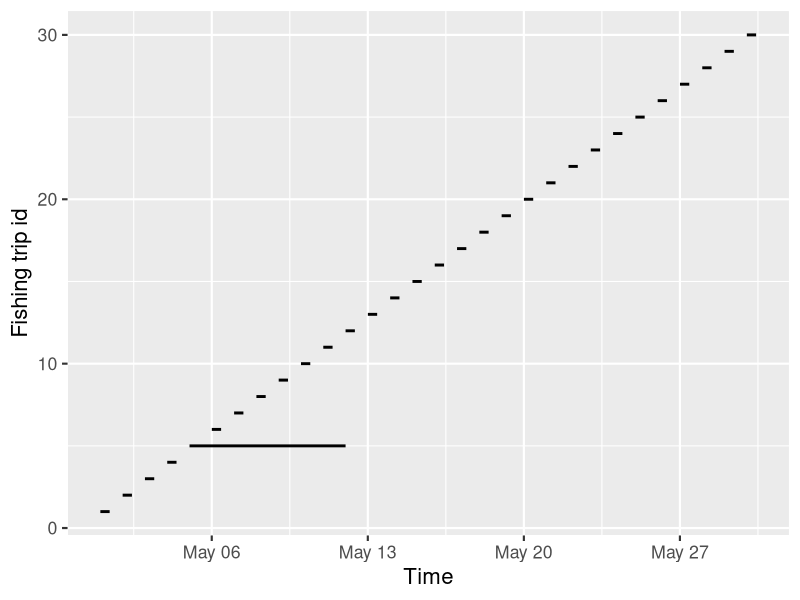
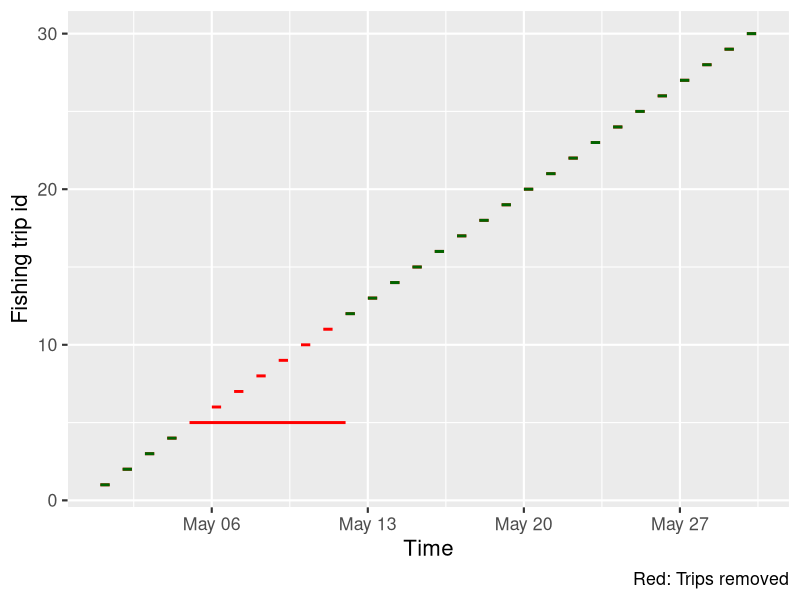
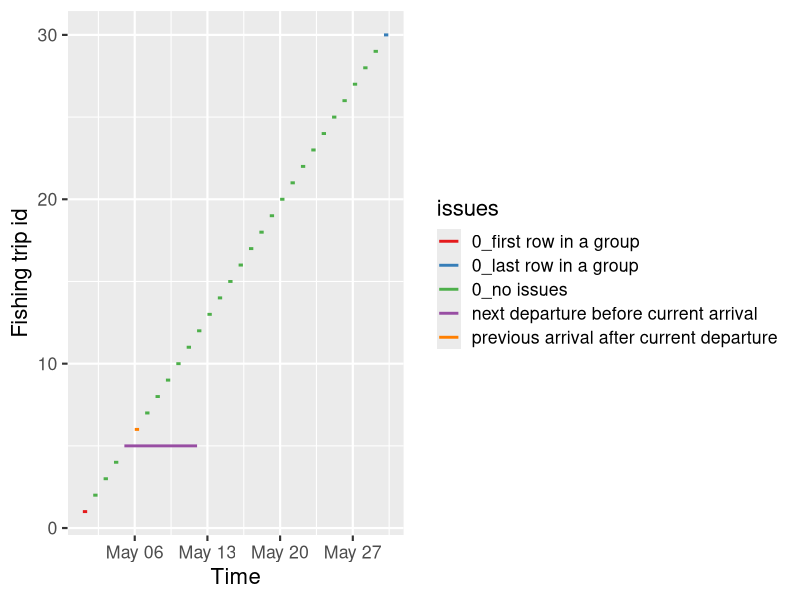

Generate these figures, in order, with R:
## ---- chunk 1
library(tidyverse)
library(data.table)
## ---- chunk 2
#| fig-cap: "Sequential trip departure and arrival records, with one trip (trip number 5) with arrival time error."
eflalo_org <- 
  eflalo <-
  tibble(FT_DDATIM = seq(ymd_hms("2024-05-01 00:04:00"),
                       ymd_hms("2024-05-31 00:00:00"), 
                       by = "1 day")) |> 
  mutate(VE_COU = "myland",
         VE_REF = "myship",
         FT_REF = 1:n(),
         FT_LDATIM = FT_DDATIM + dhours(10),
         # Add an overlap
         FT_LDATIM = if_else(FT_REF == 5, FT_DDATIM + dhours(7 * 24), FT_LDATIM))

p <- 
  ggplot(eflalo,
         aes(x = FT_DDATIM, xend = FT_LDATIM,
             y = FT_REF, yend = FT_REF)) +
  theme_grey(base_size = 16) +
  labs(x = "Time", y = "Fishing trip id")
p +
  geom_segment(linewidth = 1, colour = "black")
p <- 
  p +
  geom_segment(linewidth = 1, colour = "red")
## ---- chunk 3
# 1.3.7 Remove trip with overlap with another trip ---------------------------
# Order 'eflalo' by 'VE_COU', 'VE_REF', 'FT_DDATIM', and 'FT_LDATIM'
eflalo <- doBy::orderBy(~ VE_COU + VE_REF + FT_DDATIM + FT_LDATIM, data = eflalo)
# If a trip (same depart and return times) has more than one FT_REF, make them all into the same (first) FT_REF. 
dt1 <- data.table(eflalo)[,.(VE_REF, FT_REF, FT_DDATIM, FT_LDATIM)]
dt1 <- unique(dt1, by = c("VE_REF", "FT_REF"))
setkey(dt1, VE_REF, FT_DDATIM, FT_LDATIM)
dt2 <- dt1[, ref := .N > 1, by = key(dt1)][ref == T]
dt3 <- dt2[,.(FT_REF_NEW = FT_REF[1]), by = .(VE_REF, FT_DDATIM, FT_LDATIM)]
dt4 <- merge(dt2, dt3)
eflalo2 <- merge(data.table(eflalo), dt4, all.x = T)
eflalo2[!is.na(FT_REF_NEW), FT_REF := FT_REF_NEW]
eflalo2[, FT_REF_NEW := NULL]
eflalo <- data.frame(eflalo2)
eflalo <- eflalo %>% select(-ref)
# Create a data table 'dt1' with the necessary columns from 'eflalo'
dt1 <- data.table(ID = eflalo$VE_REF, FT = eflalo$FT_REF,
                  startdate = eflalo$FT_DDATIM,
                  enddate = eflalo$FT_LDATIM)
# Remove duplicate rows from 'dt1'
dt1 <- dt1[!duplicated(paste(dt1$ID, dt1$FT)), ]
# Set keys for 'dt1' for efficient joining and overlapping
setkey(dt1, ID, startdate, enddate)
# Find overlapping trips in 'dt1'
result <- foverlaps(dt1, dt1, by.x = c("ID", "startdate", "enddate"),
                    by.y = c("ID", "startdate", "enddate"))
# Filter 'result' to get only the rows where trips overlap
overlapping.trips <- subset(result, startdate < i.enddate & enddate > i.startdate & FT != i.FT)
# If there are overlapping trips, remove them from 'eflalo' and save them to a file
if (nrow(overlapping.trips) > 0) {
  eflalo <- eflalo[!eflalo$FT_REF %in% overlapping.trips$FT, ]
} 
p +
  geom_segment(data = eflalo, colour = "darkgreen", linewidth = 1) +
  labs(caption = "Red: Trips removed")
## ---- chunk 4
#| fig.cap: "Overlap issues using an alternative coding approach"
# One could think about using sequential tests
altverse <- 
  eflalo_org |> 
  group_by(VE_COU, VE_REF) |> 
  mutate(issues = 
           case_when(FT_DDATIM > FT_LDATIM ~ "arrival before departure",
                     FT_DDATIM == FT_LDATIM ~ "arrival same as departure",
                     FT_LDATIM > lead(FT_DDATIM) ~ "next departure before current arrival",
                     lag(FT_LDATIM) > FT_DDATIM ~ "previous arrival after current departure",
                     row_number()==1 ~ "0_first row in a group", 
                     row_number() == max(row_number()) ~ "0_last row in a group",
                     .default = "0_no issues")) |> 
  ungroup()

ggplot(altverse,
       aes(x = FT_DDATIM, xend = FT_LDATIM,
           y = FT_REF, yend = FT_REF,
           colour = issues)) +
  theme_grey(base_size = 16) +
  geom_segment(linewidth = 1) +
  scale_colour_brewer(palette = "Set1") +
  labs(x = "Time", y = "Fishing trip id")
